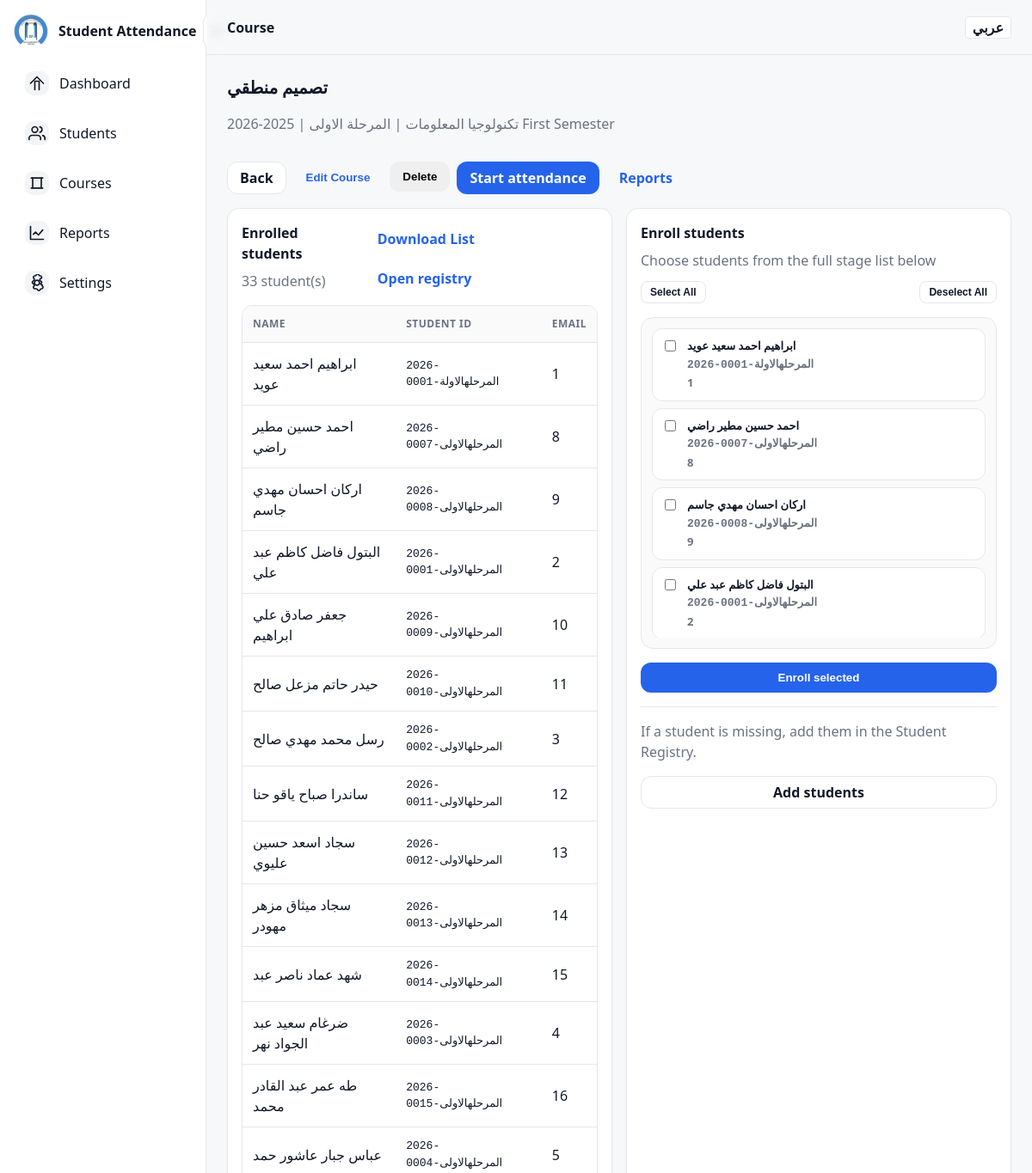
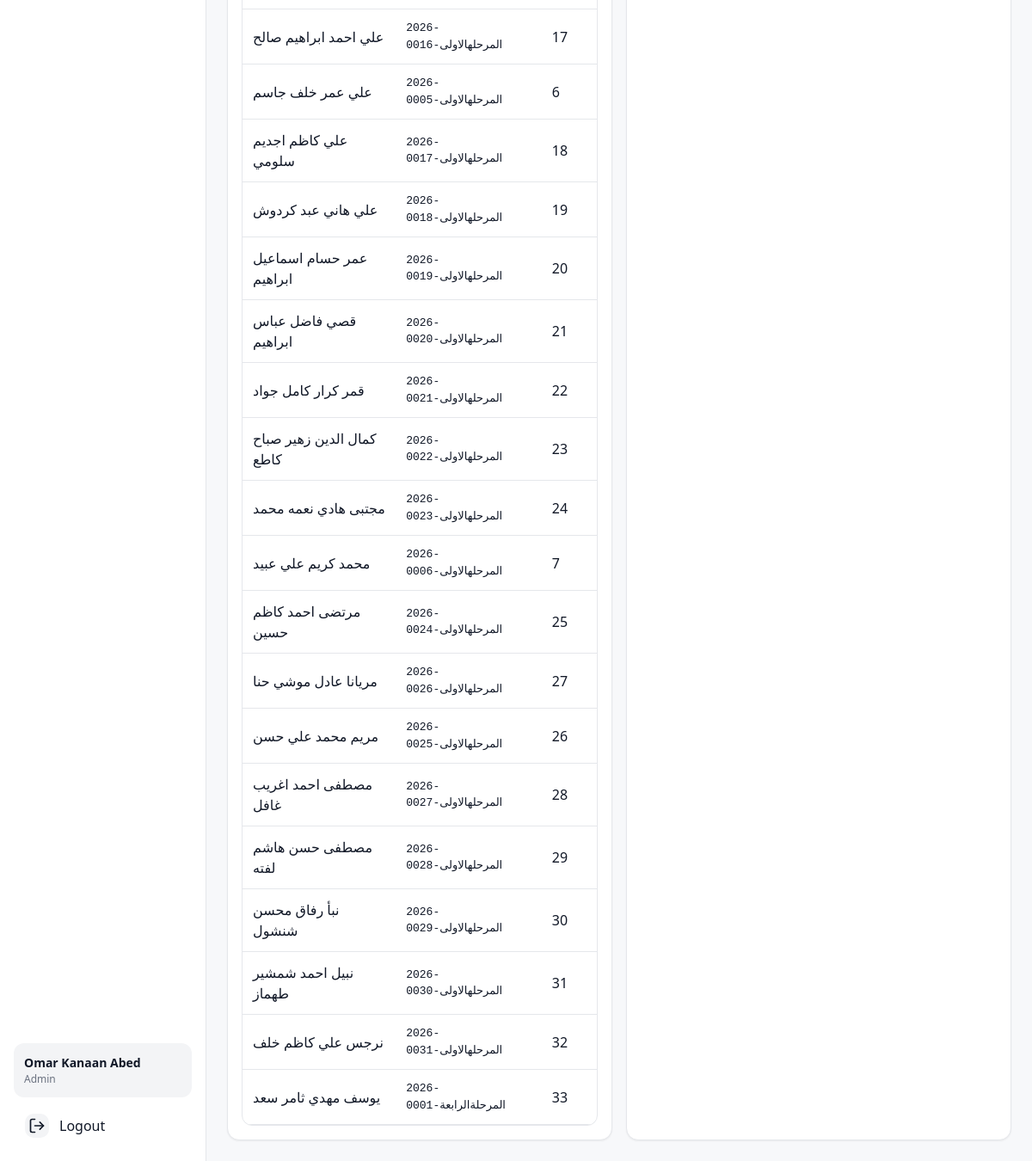
The app's page /course/3 (signed in) with its own data (2 pictures, top to bottom).
### tables this page shows
CREATE TABLE courses (
            id INTEGER PRIMARY KEY AUTOINCREMENT,
            course_name TEXT NOT NULL,
            teacher_id INTEGER,
            stage_id INTEGER NOT NULL,
            semester_id INTEGER NOT NULL,
            FOREIGN KEY (teacher_id) REFERENCES users (id),
            FOREIGN KEY (stage_id) REFERENCES stages (id),
            FOREIGN KEY (semester_id) REFERENCES semesters (id)
        );

CREATE TABLE departments (
            id INTEGER PRIMARY KEY AUTOINCREMENT,
            name TEXT UNIQUE NOT NULL,
            head_id INTEGER,
            created_at TIMESTAMP DEFAULT CURRENT_TIMESTAMP,
            FOREIGN KEY (head_id) REFERENCES users (id)
        );

CREATE TABLE stages (
            id INTEGER PRIMARY KEY AUTOINCREMENT,
            name TEXT NOT NULL,
            department_id INTEGER NOT NULL,
            created_at TIMESTAMP DEFAULT CURRENT_TIMESTAMP,
            FOREIGN KEY (department_id) REFERENCES departments (id),
            UNIQUE(name, department_id)
        );

CREATE TABLE semesters (
            id INTEGER PRIMARY KEY AUTOINCREMENT,
            name TEXT UNIQUE NOT NULL, -- e.g. "2025-2026 First Semester"
            created_at TIMESTAMP DEFAULT CURRENT_TIMESTAMP
        );

CREATE TABLE students (
            id INTEGER PRIMARY KEY AUTOINCREMENT,
            name TEXT NOT NULL,
            stage_id INTEGER NOT NULL,
            student_uid TEXT UNIQUE,
            email TEXT UNIQUE,
            created_at TIMESTAMP DEFAULT CURRENT_TIMESTAMP,
            FOREIGN KEY (stage_id) REFERENCES stages (id)
        );

### app.py (the view, shortened to what this page needs)
@app.route('/course/<int:course_id>')
@login_required
def course_detail(course_id):
    conn = get_db_connection()
    course = conn.execute(
        """
        SELECT c.*, s.name as stage_name, sem.name as semester_name, d.name as dept_name
        FROM courses c
        JOIN stages s ON c.stage_id = s.id
        JOIN semesters sem ON c.semester_id = sem.id
        JOIN departments d ON s.department_id = d.id
        WHERE c.id = ?
        """,
        (course_id,)
    ).fetchone()
    if not course:
        conn.close()
        return redirect(url_for('dashboard'))
    user_role = session.get('role')
    user_id = session.get('user_id')
    user_dept_id = session.get('department_id')
    if user_role == 'teacher' and course['teacher_id'] != user_id:
        conn.close()
        flash(_('Unauthorized.'), 'error')
        return redirect(url_for('dashboard'))
    students = _enrolled_students(conn, course_id)
    all_students = conn.execute(
        'SELECT id, name, student_uid, email FROM students WHERE stage_id = ? ORDER BY name',
        (course['stage_id'],)
    ).fetchall()
    teachers = []
    stages = []
    if user_role in ['admin', 'department_head']:
        if user_role == 'admin':
            teachers = conn.execute("SELECT id, full_name FROM users WHERE role='teacher'").fetchall()
            stages = conn.execute(
                """
                SELECT s.id, s.name, d.name as dept_name
                FROM stages s
                JOIN departments d ON s.department_id = d.id
                ORDER BY d.name, s.name
                """
            ).fetchall()
    conn.close()
    return render_template('course_detail.html', course=course, students=students, all_students=all_students, teachers=teachers, stages=stages)

### app.py (called while the page is built)
def get_locale():
    return session.get('lang', 'en')

@app.context_processor
def inject_lang():
    return dict(lang=session.get('lang', 'en'))

def get_db_connection():
    conn = sqlite3.connect('attendance.db')
    conn.row_factory = sqlite3.Row
    conn.execute('PRAGMA foreign_keys = ON')
    return conn

def _enrolled_students(conn, course_id):
    return conn.execute(
        """
        SELECT st.id, st.name, st.student_uid, st.email
        FROM students st
        JOIN enrollments e ON e.student_id = st.id
        WHERE e.course_id = ?
        ORDER BY st.name
        """,
        (course_id,),
    ).fetchall()

def login_required(f):
    from functools import wraps
    @wraps(f)
    def decorated_function(*args, **kwargs):
        if 'logged_in' not in session:
            return redirect(url_for('login'))
        return f(*args, **kwargs)
    return decorated_function

### templates/course_detail.html (shortened to what this page needs)
{% extends "base.html" %}
{% block page_title %}{{ _('Course') }}{% endblock %}
{% block content %}
<div class="page">
    <div class="page-head">
        <div>
            <h2 class="h2" id="courseTitle">{{ course.course_name }}</h2>
            <p class="muted">
                {{ course.dept_name }} | {{ course.stage_name }} | {{ course.semester_name }}
            </p>
        </div>
        <div class="actions">
            <a class="btn btn-secondary" href="{{ url_for('dashboard') }}">{{ _('Back') }}</a>
            {% if session.role in ['admin', 'department_head'] %}
            <button class="btn btn-ghost" onclick="toggleRename()">{{ _('Edit Course') }}</button>
            <form method="POST" action="{{ url_for('delete_course', course_id=course.id) }}" style="display: inline;" onsubmit="return confirm('{{ _('Are you sure you want to delete this course? This will remove all sessions, attendance records, and enrollments.') }}');">
                <button type="submit" class="btn btn-danger">{{ _('Delete') }}</button>
            </form>
            {% endif %}
            <a class="btn btn-primary" href="{{ url_for('start_attendance', course_id=course.id) }}">{{ _('Start attendance') }}</a>
            <a class="btn btn-ghost" href="{{ url_for('reports', course_id=course.id) }}">{{ _('Reports') }}</a>
        </div>
    </div>
    <div class="grid two">
        <div class="card">
            <div class="card-head">
                <div>
                    <div class="card-title">{{ _('Enrolled students') }}</div>
                    <div class="muted">{{ students|length }} {{ _('student(s)') }}</div>
                </div>
                <div class="actions">
                    <a class="btn btn-ghost" href="{{ url_for('download_students', course_id=course.id) }}">{{ _('Download List') }}</a>
                    {% if session.role in ['admin', 'department_head'] %}
                    <a class="btn btn-ghost" href="{{ url_for('students_registry') }}">{{ _('Open registry') }}</a>
                    {% endif %}
                </div>
            </div>
            {% if students %}
            <div class="table-wrap">
                <table>
                    <thead>
                        <tr>
                            <th>{{ _('Name') }}</th>
                            <th>{{ _('Student ID') }}</th>
                            <th>{{ _('Email') }}</th>
                        </tr>
                    </thead>
                    <tbody>
                        {% for student in students %}
                        <tr>
                            <td>{{ student.name }}</td>
                            <td class="mono">{{ student.student_uid or '' }}</td>
                            <td>{{ student.email or '' }}</td>
                        </tr>
                        {% endfor %}
                    </tbody>
                </table>
            </div>
            {% else %}
            <div class="empty">
                <div class="empty-title">{{ _('No students enrolled') }}</div>
                <div class="muted">{{ _('Use the enrollment box to assign students to this course.') }}</div>
            </div>
            {% endif %}
        </div>
        <div class="card">
            <div class="card-head">
                <div>
                    <div class="card-title">{{ _('Enroll students') }}</div>
                    <div class="muted">{{ _('Choose students from the full stage list below') }}</div>
                </div>
            </div>
            {% if session.role in ['admin', 'department_head'] %}
            <form method="POST" action="{{ url_for('add_student', course_id=course.id) }}" class="stack">
                <div class="field" style="display:flex; justify-content: space-between; align-items: center; flex-direction: row;">
                    <button type="button" class="btn btn-secondary btn-sm" onclick="toggleAllStudents(true)">{{ _('Select All') }}</button>
                    <button type="button" class="btn btn-secondary btn-sm" onclick="toggleAllStudents(false)">{{ _('Deselect All') }}</button>
                </div>
                <div class="picker" id="studentPicker">
                    <div class="picker-list" id="pickerList">
                        {% for s in all_students %}
                        <label class="check picker-item">
                            <input type="checkbox" name="student_ids" value="{{ s.id }}">
                            <span class="check-main">
                                <span class="check-title">{{ s.name }}</span>
                                <span class="check-sub mono">{{ s.student_uid or '' }}</span>
                                <span class="check-sub">{{ s.email or '' }}</span>
                            </span>
                        </label>
                        {% endfor %}
                    </div>
                </div>
                <button class="btn btn-primary" type="submit">{{ _('Enroll selected') }}</button>
                <div class="divider"></div>
                <div class="muted">{{ _('If a student is missing, add them in the Student Registry.') }}</div>
                <a class="btn btn-secondary" href="{{ url_for('students_registry') }}">{{ _('Add students') }}</a>
            </form>
            {% else %}
            <div class="empty">
                <div class="empty-title">{{ _('Enrollment restricted') }}</div>
                <div class="muted">{{ _('Only administrators and department heads can enroll students.') }}</div>
            </div>
            {% endif %}
        </div>
    </div>
</div>
{% endblock %}

### static/style.css (style rules this page uses)
* { box-sizing:border-box }
html,body { height:100% }
body { margin:0;font-family:system-ui,-apple-system,Segoe UI,Roboto,Arial,sans-serif;background:#F7F8FA;color:#111827;line-height:1.5 }
:root { --bg:#F7F8FA;--surface:#FFFFFF;--border:#E5E7EB;--text:#111827;--muted:#6B7280;--primary:#2563EB;--primaryHover:#1D4ED8;--green:#16A34A;--red:#DC2626;--amber:#F59E0B;--shadow:0 1px 2px rgba(0,0,0,.06) }
a { color:var(--primary);text-decoration:none }
.page { display:flex;flex-direction:column;gap:16px }
.page-head { display:flex;align-items:flex-start;justify-content:space-between;gap:16px;flex-wrap:wrap }
.actions { display:flex;gap:8px;flex-wrap:wrap }
.h2 { margin:0;font-size:20px;line-height:28px;font-weight:800;letter-spacing:-.01em }
.muted { color:var(--muted) }
.mono { font-family:ui-monospace,SFMono-Regular,Menlo,Monaco,Consolas,monospace;font-size:13px }
.card { background:var(--surface);border:1px solid var(--border);border-radius:14px;box-shadow:var(--shadow);padding:16px }
.card-title { font-weight:700;margin-bottom:8px }
.card-head { display:flex;align-items:flex-start;justify-content:space-between;gap:12px;margin-bottom:12px }
.grid { display:grid;gap:16px }
.grid.two { grid-template-columns:1fr 1fr }
.btn { display:inline-flex;align-items:center;justify-content:center;gap:8px;padding:10px 14px;border-radius:12px;border:1px solid transparent;font-weight:700;cursor:pointer;transition:background 300ms ease,border-color 300ms ease,transform 300ms ease,color 300ms ease;line-height:1 }
.btn-primary { background:var(--primary);color:#fff }
.btn-secondary { background:var(--surface);border-color:var(--border);color:var(--text) }
.btn-ghost { background:transparent;border-color:transparent;color:var(--primary) }
.field { display:flex;flex-direction:column;gap:6px }
label { font-size:13px;font-weight:700;color:var(--text) }
.stack { display:flex;flex-direction:column;gap:16px }
.table-wrap { overflow:auto;border-radius:12px;border:1px solid var(--border) }
table { width:100%;border-collapse:separate;border-spacing:0 }
th,td { padding:12px 12px;border-bottom:1px solid var(--border);text-align:left;vertical-align:middle }
th { font-size:12px;text-transform:uppercase;letter-spacing:.04em;color:var(--muted);background:#FAFAFB }
.divider { height:1px;background:var(--border) }
.check { display:flex;gap:10px;align-items:flex-start;padding:10px 10px;border-radius:12px;border:1px solid var(--border);background:var(--surface);cursor:pointer;transition:background 300ms ease,transform 300ms ease,border-color 300ms ease }
.check input { margin-top:3px }
.check-main { display:flex;flex-direction:column;gap:2px;min-width:0 }
.check-title { font-weight:800 }
.check-sub { font-size:13px;color:var(--muted);white-space:nowrap;overflow:hidden;text-overflow:ellipsis }
.picker { border:1px solid var(--border);border-radius:14px;padding:12px;background:#FAFAFB }
.picker-list { display:flex;flex-direction:column;gap:8px;max-height:360px;overflow:auto }
.btn-sm { padding:6px 10px;font-size:12px;border-radius:8px }

### records on screen
courses: course_name "تصميم منطقي"
departments: dept_name "تكنولوجيا المعلومات"
stages: stage_name "المرحلة الاولى"
semesters: semester_name "2025-2026 First Semester"
students: name "ابراهيم احمد سعيد عويد", student_uid "2026-المرحلهالاولة-0001", email "1"
students: name "احمد حسين مطير راضي", student_uid "2026-المرحلهالاولى-0007", email "8"
students: name "اركان احسان مهدي جاسم", student_uid "2026-المرحلهالاولى-0008", email "9"
students: name "البتول فاضل كاظم عبد علي", student_uid "2026-المرحلهالاولى-0001", email "2"
students: name "جعفر صادق علي ابراهيم", student_uid "2026-المرحلهالاولى-0009", email "10"
students: name "حيدر حاتم مزعل صالح", student_uid "2026-المرحلهالاولى-0010", email "11"
students: name "رسل محمد مهدي صالح", student_uid "2026-المرحلهالاولى-0002", email "3"
students: name "ساندرا صباح ياقو حنا", student_uid "2026-المرحلهالاولى-0011", email "12"
students: name "سجاد اسعد حسين عليوي", student_uid "2026-المرحلهالاولى-0012", email "13"
students: name "سجاد ميثاق مزهر مهودر", student_uid "2026-المرحلهالاولى-0013", email "14"
students: name "شهد عماد ناصر عبد", student_uid "2026-المرحلهالاولى-0014", email "15"
students: name "ضرغام سعيد عبد الجواد نهر", student_uid "2026-المرحلهالاولى-0003", email "4"
students: name "طه عمر عبد القادر محمد", student_uid "2026-المرحلهالاولى-0015", email "16"
students: name "عباس جبار عاشور حمد", student_uid "2026-المرحلهالاولى-0004", email "5"
students: name "علي احمد ابراهيم صالح", student_uid "2026-المرحلهالاولى-0016", email "17"
students: name "علي عمر خلف جاسم", student_uid "2026-المرحلهالاولى-0005", email "6"
students: name "علي كاظم اجديم سلومي", student_uid "2026-المرحلهالاولى-0017", email "18"
students: name "علي هاني عبد كردوش", student_uid "2026-المرحلهالاولى-0018", email "19"
students: name "عمر حسام اسماعيل ابراهيم", student_uid "2026-المرحلهالاولى-0019", email "20"
students: name "قصي فاضل عباس ابراهيم", student_uid "2026-المرحلهالاولى-0020", email "21"
students: name "قمر كرار كامل جواد", student_uid "2026-المرحلهالاولى-0021", email "22"
students: name "كمال الدين زهير صباح كاطع", student_uid "2026-المرحلهالاولى-0022", email "23"
students: name "مجتبى هادي نعمه محمد", student_uid "2026-المرحلهالاولى-0023", email "24"
students: name "محمد كريم علي عبيد", student_uid "2026-المرحلهالاولى-0006", email "7"
students: name "مرتضى احمد كاظم حسين", student_uid "2026-المرحلهالاولى-0024", email "25"
students: name "مريانا عادل موشي حنا", student_uid "2026-المرحلهالاولى-0026", email "27"
students: name "مريم محمد علي حسن", student_uid "2026-المرحلهالاولى-0025", email "26"
students: name "مصطفى احمد اغريب غافل", student_uid "2026-المرحلهالاولى-0027", email "28"
students: name "مصطفى حسن هاشم لفته", student_uid "2026-المرحلهالاولى-0028", email "29"
students: name "نبأ رفاق محسن شنشول", student_uid "2026-المرحلهالاولى-0029", email "30"
students: name "نبيل احمد شمشير طهماز", student_uid "2026-المرحلهالاولى-0030", email "31"
students: name "نرجس علي كاظم خلف", student_uid "2026-المرحلهالاولى-0031", email "32"
students: name "يوسف مهدي ثامر سعد", student_uid "2026-المرحلةالرابعة-0001", email "33"

### other values on screen
{{ session.full_name }} "Omar Kanaan Abed"
{{ session.role.replace('_', ' ').title() }} "Admin"
{{ students|length }} "33"
